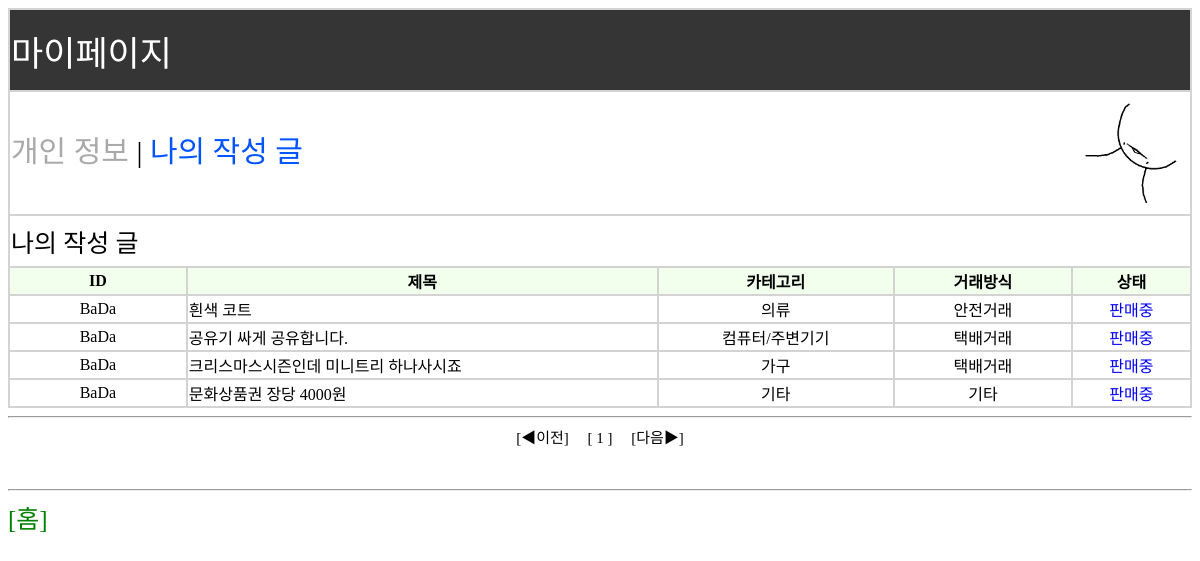
Page /mywritten.php (signed in) on the committed database.
### tables this page shows
CREATE TABLE IF NOT EXISTS `writes` (
  `outoID` int(11) NOT NULL,
  `id` varchar(40) NOT NULL,
  `subject` varchar(50) NOT NULL,
  `category` varchar(20) NOT NULL,
  `deal` varchar(10) DEFAULT NULL,
  `price` int(20) DEFAULT NULL,
  `content` text NOT NULL,
  `imgname` varchar(100) DEFAULT NULL,
  `data` mediumblob,
  `soldout` int(11) DEFAULT NULL
);

### mywritten.php (the view, shortened to what this page needs)
<?php
$con= mysqli_connect('localhost','root','123123','pjdb');
$mtotal=0;
$mview=9;
if(isset($_GET['mpage']) && $_GET['mpage'] !=""){
		$mpage = $_GET['mpage'];
}else{
	$mpage=1;
}
$query = "SELECT * FROM writes WHERE id='$_SESSION[login]'";
$result = mysqli_query($con,$query);
while($row = mysqli_fetch_array($result)){
	$mtotal++;
}
$mlink=ceil(($mtotal/$mview)+0.5);
$pagarray = get_page($mtotal,$mview,$mlink,$mpage);
function get_page($mtotal,$mview,$mlink,$mpage) {
  $p[total] = ceil($mtotal / $mview);
  $p[srt] = floor(($mpage -1) / $mlink) * $mlink +1;
  $p[end] = ($p[srt] + $mlink -1 > $p[total]) ? $p[total] : $p[srt] + $mlink -1;
  $p[prev] = ($mpage < $mlink) ? $p[srt] : $p[srt] -1;
  $p[next] = ($p[end] +1 > $p[total]) ? $p[end] : $p[end] +1;
  return $p;
}
?>
<html>
<body>
<table border=0 width=100%>
<tr>
<td class="top0" colspan=5 >마이페이지</td>
</tr>
<tr>
<td class="top1" colspan=5 ><img src='img/bug3.jpg' width='100' height='100' style='float:right; margin:10px'>
<br>
<a class=ipage href=mypage.php>개인 정보</a> |
<a class=wpage href=mywritten.php>나의 작성 글</a>
</td>
</tr>
<tr>
<td class=info colspan=5 >나의 작성 글</td>
</tr>
<tr>
<td class="key"><b>ID</b></td>
<td class="key"><b>제목</b></td>
<td class="key"><b>카테고리</b></td>
<td class="key"><b>거래방식</b></td>
<td class="key"><b>상태</b></td>
</tr>
<?php
$query = "SELECT * FROM writes WHERE id='$_SESSION[login]' ORDER BY outoID DESC";
$result = mysqli_query($con,$query);
$item=0;
while($row = mysqli_fetch_array($result)){
	if($item >= (($mpage*9)-9)){
?>
<tr>
<td class="value" width=15%><?php echo "<a class=written href=board.php?outoid=$row[outoID]>".$row[id]."</a>";?></td>
<td class="value2" width=40%><?php echo "<a class=written href=board.php?outoid=$row[outoID]>".$row[subject]."</a>";?></td>
<td class="value" width=20%><?php echo "<a class=written href=board.php?outoid=$row[outoID]>".$row[category]."</a>";?></td>
<td class="value" width=15%><?php echo "<a class=written href=board.php?outoid=$row[outoID]>".$row[deal]."</a>";?></td>
<td class="value" width=10%><?php if($row[soldout]==1){echo "<font color=red>판매완료</font>";}else{echo "<font color=blue>판매중</font>";}?></td>
</tr>
<?php
	}
	$item++;
}
?>
</table>
</body>
</html>
<?php
echo "<hr/><center>";
echo "<form method='post' action='".$_SERVER['PHP_SELF']."'>";
echo "<a class='item' href=mywritten.php?mpagearray=$pagarray[prev]> [◀이전]　</a>";
for($i=$pagarray[srt]; $i<=$pagarray[end]; $i++) {
	if($page==$i){
			echo "<a class='item' href=mywritten.php?mpage=$i><b> [ ".$i." ] </b></a>";
	}else{
		echo "<a class='item' href=mywritten.php?mpage=$i&sort=$sort> [ ".$i." ] </a>";
	}
}
echo "<a class='item' href=mywritten.php?mpage=$i&mpagearray=$pagarray[next]>　[다음▶] </a>";
echo "</form>";
echo "<br/><hr/>";
echo "</center>";
echo "<a class=button href='main.php?category=$category&page=$page'>[홈]</a>　";
?>

### mywritten.php (style rules this page uses)
table { font-size:100%;background:lightgray; }
td.top0 { background:#353535; height:80px; font-size:35; color:white; }
td.top1 { background:white; height:100px; font-size:30; }
td.key { background:#F2FFED; text-align:center; }
td.value { background:white; text-align:center; }
td.value2 { background:white; }
td.info { background:white; height:50px; font-size:25; }
a.written { color:black; text-decoration:none; }
a.button { font-size:25px; color:green; text-decoration:none; }
a.ipage { font-size:30; color:darkgray; text-decoration:none; }
a.wpage { font-size:30; color:#0054FF; text-decoration:none; }
a.item { font-size:15px; color:black; text-decoration:none; }

### rows in the picture
writes: id "BaDa", subject "흰색 코트", category "의류", deal "안전거래", shows "판매중"
writes: id "BaDa", subject "공유기 싸게 공유합니다.", category "컴퓨터/주변기기", deal "택배거래", soldout "판매중"
writes: id "BaDa", subject "크리스마스시즌인데 미니트리 하나사시죠", category "가구", deal "택배거래", shows "판매중"
writes: id "BaDa", subject "문화상품권 장당 4000원", category "기타", deal "기타", shows "판매중"
